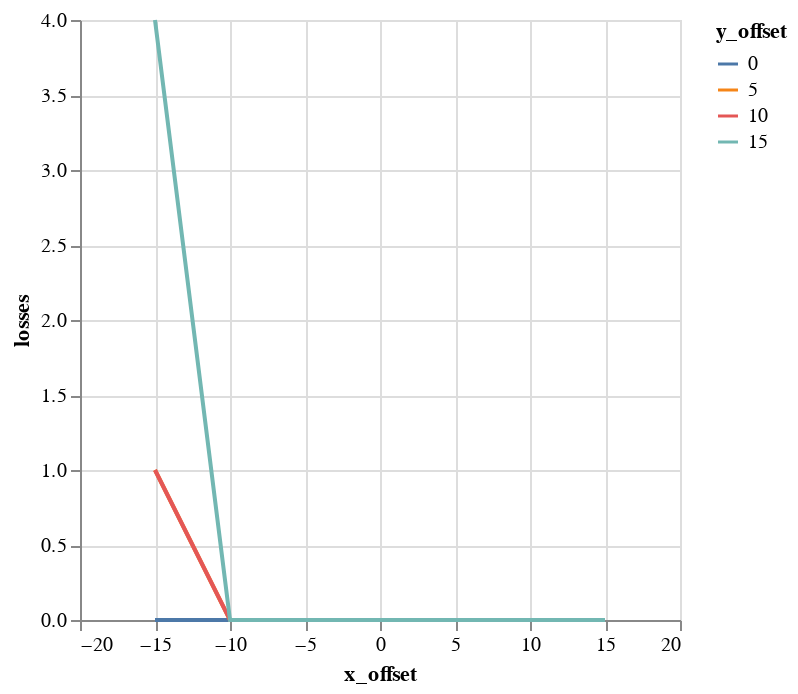

Notebook code cell kept with this figure:
### Code cell
alt.Chart(emit_df).mark_line().encode(
    color='y_offset:N',
    x='x_offset',
    y='losses',
)

### Figure 1 — Vega-Lite specification as saved in the notebook (floating-point values rounded to 4 significant figures)
{"$schema": "https://vega.github.io/schema/vega-lite/v1.2.1.json", "data": {"values": [{"losses": 0, "relbeta": 0.002308, "sourceID": 16777222, "sourceName": "x_-15_y_0", "x_emittance": 4.357, "x_emittance_rel": 2.688, "x_norm_emittance": 0.01006, "x_offset": -15, "y_emittance": 2.188, "y_emittance_rel": 1.392, "y_norm_emittance": 0.00505, "y_offset": 0}, {"losses": 1, "relbeta": 0.002308, "sourceID": 16777229, "sourceName": "x_-15_y_5", "x_emittance": 5.946, "x_emittance_rel": 3.732, "x_norm_emittance": 0.01372, "x_offset": -15, "y_emittance": 4.078, "y_emittance_rel": 2.559, "y_norm_emittance": 0.009412, "y_offset": 5}, {"losses": 1, "relbeta": 0.002308, "sourceID": 16777236, "sourceName": "x_-15_y_10", "x_emittance": 8.429, "x_emittance_rel": 5.213, "x_norm_emittance": 0.01946, "x_offset": -15, "y_emittance": 7.646, "y_emittance_rel": 4.789, "y_norm_emittance": 0.01765, "y_offset": 10}, {"losses": 4, "relbeta": 0.002308, "sourceID": 16777243, "sourceName": "x_-15_y_15", "x_emittance": 12.54, "x_emittance_rel": 7.502, "x_norm_emittance": 0.02894, "x_offset": -15, "y_emittance": 10.56, "y_emittance_rel": 6.353, "y_norm_emittance": 0.02437, "y_offset": 15}, {"losses": 0, "relbeta": 0.002308, "sourceID": 16777220, "sourceName": "x_-10_y_0", "x_emittance": 2.955, "x_emittance_rel": 1.856, "x_norm_emittance": 0.006821, "x_offset": -10, "y_emittance": 1.885, "y_emittance_rel": 1.214, "y_norm_emittance": 0.00435, "y_offset": 0}, {"losses": 0, "relbeta": 0.002308, "sourceID": 16777227, "sourceName": "x_-10_y_5", "x_emittance": 3.685, "x_emittance_rel": 2.285, "x_norm_emittance": 0.008505, "x_offset": -10, "y_emittance": 3.22, "y_emittance_rel": 2.038, "y_norm_emittance": 0.007433, "y_offset": 5}, {"losses": 0, "relbeta": 0.002308, "sourceID": 16777234, "sourceName": "x_-10_y_10", "x_emittance": 6.133, "x_emittance_rel": 4.125, "x_norm_emittance": 0.01415, "x_offset": -10, "y_emittance": 5.836, "y_emittance_rel": 3.504, "y_norm_emittance": 0.01347, "y_offset": 10}, {"losses": 0, "relbeta": 0.002308, "sourceID": 16777241, "sourceName": "x_-10_y_15", "x_emittance": 8.204, "x_emittance_rel": 5.659, "x_norm_emittance": 0.01894, "x_offset": -10, "y_emittance": 8.517, "y_emittance_rel": 5.212, "y_norm_emittance": 0.01966, "y_offset": 15}, {"losses": 0, "relbeta": 0.002308, "sourceID": 16777218, "sourceName": "x_-5_y_0", "x_emittance": 2.518, "x_emittance_rel": 1.502, "x_norm_emittance": 0.005811, "x_offset": -5, "y_emittance": 1.897, "y_emittance_rel": 1.104, "y_norm_emittance": 0.004378, "y_offset": 0}, {"losses": 0, "relbeta": 0.002308, "sourceID": 16777225, "sourceName": "x_-5_y_5", "x_emittance": 2.606, "x_emittance_rel": 1.71, "x_norm_emittance": 0.006014, "x_offset": -5, "y_emittance": 2.374, "y_emittance_rel": 1.46, "y_norm_emittance": 0.00548, "y_offset": 5}, {"losses": 0, "relbeta": 0.002308, "sourceID": 16777232, "sourceName": "x_-5_y_10", "x_emittance": 3.891, "x_emittance_rel": 2.575, "x_norm_emittance": 0.008981, "x_offset": -5, "y_emittance": 3.708, "y_emittance_rel": 2.4, "y_norm_emittance": 0.008559, "y_offset": 10}, {"losses": 0, "relbeta": 0.002308, "sourceID": 16777239, "sourceName": "x_-5_y_15", "x_emittance": 5.833, "x_emittance_rel": 3.448, "x_norm_emittance": 0.01346, "x_offset": -5, "y_emittance": 5.354, "y_emittance_rel": 3.558, "y_norm_emittance": 0.01236, "y_offset": 15}, {"losses": 0, "relbeta": 0.002308, "sourceID": 16777216, "sourceName": "x_0_y_0", "x_emittance": 1.814, "x_emittance_rel": 1.178, "x_norm_emittance": 0.004187, "x_offset": 0, "y_emittance": 1.587, "y_emittance_rel": 1.033, "y_norm_emittance": 0.003662, "y_offset": 0}, {"losses": 0, "relbeta": 0.002308, "sourceID": 16777223, "sourceName": "x_0_y_5", "x_emittance": 2.011, "x_emittance_rel": 1.305, "x_norm_emittance": 0.004641, "x_offset": 0, "y_emittance": 1.7, "y_emittance_rel": 1.107, "y_norm_emittance": 0.003923, "y_offset": 5}, {"losses": 0, "relbeta": 0.002308, "sourceID": 16777230, "sourceName": "x_0_y_10", "x_emittance": 2.084, "x_emittance_rel": 1.485, "x_norm_emittance": 0.00481, "x_offset": 0, "y_emittance": 1.921, "y_emittance_rel": 1.302, "y_norm_emittance": 0.004433, "y_offset": 10}, {"losses": 0, "relbeta": 0.002308, "sourceID": 16777237, "sourceName": "x_0_y_15", "x_emittance": 3.037, "x_emittance_rel": 1.717, "x_norm_emittance": 0.007009, "x_offset": 0, "y_emittance": 2.599, "y_emittance_rel": 1.612, "y_norm_emittance": 0.006, "y_offset": 15}, {"losses": 0, "relbeta": 0.002308, "sourceID": 16777217, "sourceName": "x_5_y_0", "x_emittance": 1.614, "x_emittance_rel": 1.041, "x_norm_emittance": 0.003725, "x_offset": 5, "y_emittance": 1.694, "y_emittance_rel": 1.012, "y_norm_emittance": 0.003911, "y_offset": 0}, {"losses": 0, "relbeta": 0.002308, "sourceID": 16777224, "sourceName": "x_5_y_5", "x_emittance": 1.81, "x_emittance_rel": 1.13, "x_norm_emittance": 0.004178, "x_offset": 5, "y_emittance": 1.603, "y_emittance_rel": 1.088, "y_norm_emittance": 0.0037, "y_offset": 5}, {"losses": 0, "relbeta": 0.002308, "sourceID": 16777231, "sourceName": "x_5_y_10", "x_emittance": 2.036, "x_emittance_rel": 1.392, "x_norm_emittance": 0.004699, "x_offset": 5, "y_emittance": 2.051, "y_emittance_rel": 1.287, "y_norm_emittance": 0.004734, "y_offset": 10}, {"losses": 0, "relbeta": 0.002308, "sourceID": 16777238, "sourceName": "x_5_y_15", "x_emittance": 2.803, "x_emittance_rel": 1.754, "x_norm_emittance": 0.006471, "x_offset": 5, "y_emittance": 2.904, "y_emittance_rel": 1.845, "y_norm_emittance": 0.006703, "y_offset": 15}, {"losses": 0, "relbeta": 0.002308, "sourceID": 16777219, "sourceName": "x_10_y_0", "x_emittance": 1.581, "x_emittance_rel": 1.041, "x_norm_emittance": 0.00365, "x_offset": 10, "y_emittance": 1.715, "y_emittance_rel": 1.072, "y_norm_emittance": 0.003958, "y_offset": 0}, {"losses": 0, "relbeta": 0.002308, "sourceID": 16777226, "sourceName": "x_10_y_5", "x_emittance": 1.922, "x_emittance_rel": 1.328, "x_norm_emittance": 0.004437, "x_offset": 10, "y_emittance": 1.916, "y_emittance_rel": 1.272, "y_norm_emittance": 0.004424, "y_offset": 5}, {"losses": 0, "relbeta": 0.002308, "sourceID": 16777233, "sourceName": "x_10_y_10", "x_emittance": 3.642, "x_emittance_rel": 2.09, "x_norm_emittance": 0.008408, "x_offset": 10, "y_emittance": 3.361, "y_emittance_rel": 2.085, "y_norm_emittance": 0.00776, "y_offset": 10}, {"losses": 0, "relbeta": 0.002308, "sourceID": 16777240, "sourceName": "x_10_y_15", "x_emittance": 4.686, "x_emittance_rel": 2.979, "x_norm_emittance": 0.01082, "x_offset": 10, "y_emittance": 4.618, "y_emittance_rel": 3.055, "y_norm_emittance": 0.01066, "y_offset": 15}, {"losses": 0, "relbeta": 0.002308, "sourceID": 16777221, "sourceName": "x_15_y_0", "x_emittance": 1.755, "x_emittance_rel": 1.171, "x_norm_emittance": 0.004052, "x_offset": 15, "y_emittance": 1.827, "y_emittance_rel": 1.157, "y_norm_emittance": 0.004217, "y_offset": 0}, {"losses": 0, "relbeta": 0.002308, "sourceID": 16777228, "sourceName": "x_15_y_5", "x_emittance": 2.669, "x_emittance_rel": 1.698, "x_norm_emittance": 0.006161, "x_offset": 15, "y_emittance": 2.585, "y_emittance_rel": 1.74, "y_norm_emittance": 0.005967, "y_offset": 5}, {"losses": 0, "relbeta": 0.002309, "sourceID": 16777235, "sourceName": "x_15_y_10", "x_emittance": 4.561, "x_emittance_rel": 2.81, "x_norm_emittance": 0.01053, "x_offset": 15, "y_emittance": 4.603, "y_emittance_rel": 2.849, "y_norm_emittance": 0.01062, "y_offset": 10}, {"losses": 0, "relbeta": 0.002309, "sourceID": 16777242, "sourceName": "x_15_y_15", "x_emittance": 6.96, "x_emittance_rel": 4.594, "x_norm_emittance": 0.01607, "x_offset": 15, "y_emittance": 7.085, "y_emittance_rel": 4.463, "y_norm_emittance": 0.01636, "y_offset": 15}]}, "encoding": {"color": {"field": "y_offset", "type": "nominal"}, "x": {"field": "x_offset", "type": "quantitative"}, "y": {"field": "losses", "type": "quantitative"}}, "mark": "line"}
